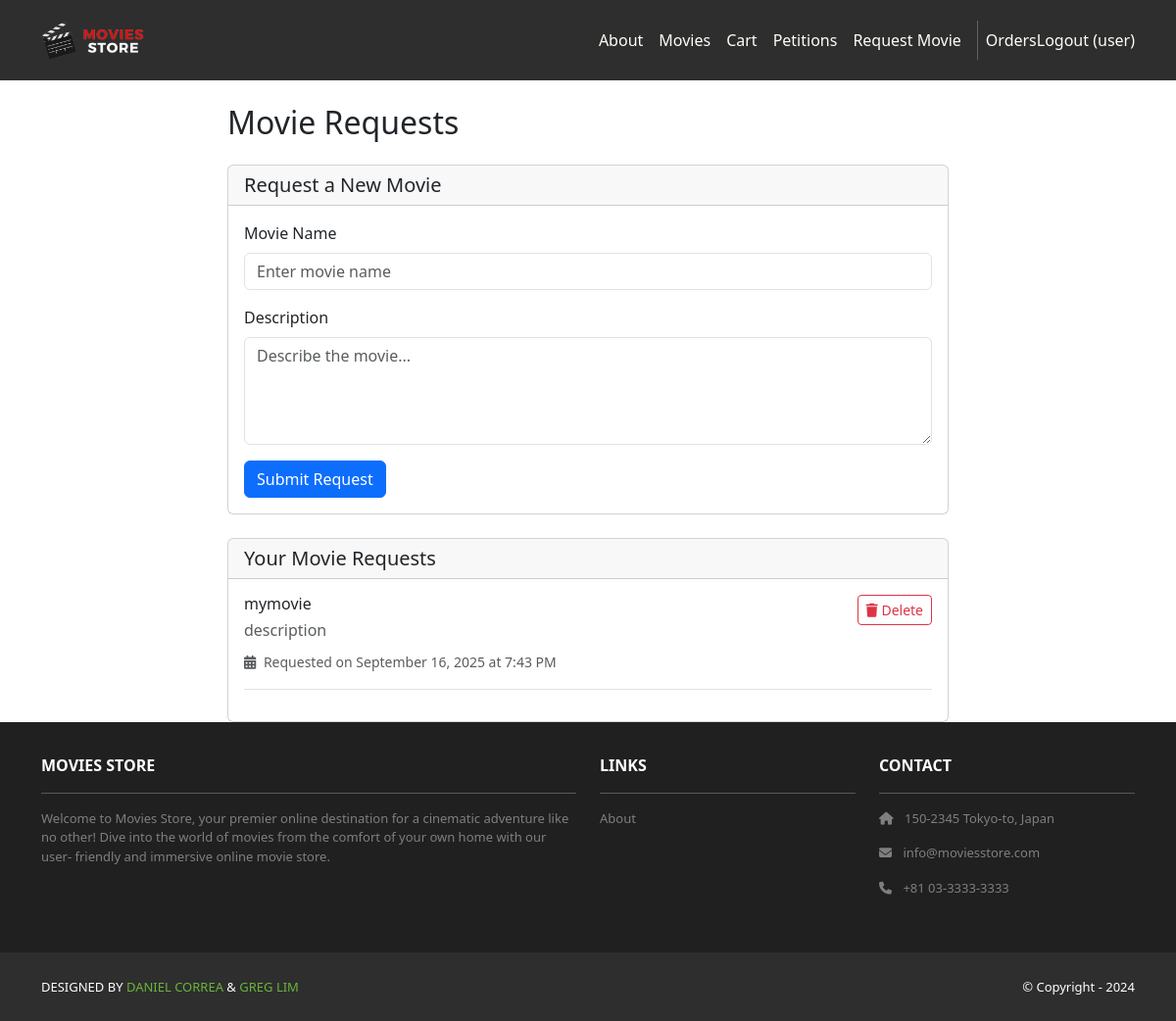
The app's page /movies/requests/ (signed in) with its own data.
### movies/models.py (models this page shows, shortened)
class MovieRequest(models.Model):
    id = models.AutoField(primary_key=True)
    name = models.CharField(max_length=255)
    description = models.TextField()
    date = models.DateTimeField(auto_now_add=True)
    user = models.ForeignKey(User,
        on_delete=models.CASCADE)

### movies/views.py (the view, shortened to what this page needs)
# urls.py: path('requests/', views.movie_requests, name='movies.movie_requests'),
@login_required
def movie_requests(request):
    template_data = {}
    template_data['title'] = 'Movie Requests'
    template_data['movie_requests'] = MovieRequest.objects.filter(user=request.user).order_by('-date')
    return render(request, 'movies/movie_requests.html', {'template_data': template_data})

### movies/templates/movies/movie_requests.html (shortened to what this page needs)
{% extends 'base.html' %}
{% block content %}
<div class="container mt-4">
    <div class="row">
        <div class="col-md-8 mx-auto">
            <h2 class="mb-4">{{ template_data.title }}</h2>
            <div class="card mb-4">
                <div class="card-header">
                    <h5 class="mb-0">Request a New Movie</h5>
                </div>
                <div class="card-body">
                    <form method="POST">
                        <div class="mb-3">
                            <label for="name" class="form-label">Movie Name</label>
                            <input type="text" class="form-control" id="name" name="name"
                                   placeholder="Enter movie name" required>
                        </div>
                        <div class="mb-3">
                            <label for="description" class="form-label">Description</label>
                            <textarea class="form-control" id="description" name="description"
                                      rows="4" placeholder="Describe the movie..." required></textarea>
                        </div>
                        <button type="submit" class="btn btn-primary">Submit Request</button>
                    </form>
                </div>
            </div>
            <div class="card">
                <div class="card-header">
                    <h5 class="mb-0">Your Movie Requests</h5>
                </div>
                <div class="card-body">
                    {% if template_data.movie_requests %}
                        {% for request in template_data.movie_requests %}
                            <div class="border-bottom pb-3 mb-3">
                                <div class="d-flex justify-content-between align-items-start">
                                    <div class="flex-grow-1">
                                        <h6 class="mb-1">{{ request.name }}</h6>
                                        <p class="text-muted mb-2">{{ request.description }}</p>
                                        <small class="text-muted">
                                            <i class="fas fa-calendar-alt me-1"></i>
                                            Requested on {{ request.date|date:"F d, Y \a\t g:i A" }}
                                        </small>
                                    </div>
                                    <div class="ms-3">
                                        <a href="{% url 'movies.delete_movie_request' request.id %}"
                                           class="btn btn-outline-danger btn-sm"
                                           onclick="return confirm('Are you sure you want to delete this request?')">
                                            <i class="fas fa-trash"></i> Delete
                                        </a>
                                    </div>
                                </div>
                            </div>
                        {% endfor %}
                    {% else %}
                        <div class="text-center py-4">
                            <i class="fas fa-film fa-3x text-muted mb-3"></i>
                            <p class="text-muted">You haven't requested any movies yet.</p>
                            <p class="text-muted">Use the form above to request a movie to be added to our collection!</p>
                        </div>
                    {% endif %}
                </div>
            </div>
        </div>
    </div>
</div>
{% endblock content %}

### moviesstore/templates/base.html (shortened to what this page needs)
<!DOCTYPE html>
<html>
{% load static %}
  <head>
    <link href="https://cdn.jsdelivr.net/npm/bootstrap@5.3.3/dist/css/bootstrap.min.css" rel="stylesheet"
>
    <link rel="stylesheet"
        href="https://cdnjs.cloudflare.com/ajax/libs/font-awesome/6.1.1/css/all.min.css">
    <link rel="stylesheet" type="text/css"
          href="{% static 'css/style.css' %}">
  </head>
  <body>
     <nav class="p-3 navbar navbar-dark bg-dark
         navbar-expand-lg">
      <div class="container">
        <a class="navbar-brand"
           href="{% url 'home.index' %}">
          <img src="{% static 'img/logo.png' %}" alt="logo"
               height="40" />
        </a>
        <div class="collapse navbar-collapse"
             id="navbarNavAltMarkup">
          <div class="navbar-nav ms-auto navbar-ml">
            <a class="nav-link"
               href="{% url 'home.about' %}">About</a>
            <a class="nav-link" href=
              "{% url 'movies.index' %}">Movies</a>
            <a class="nav-link"
              href="{% url 'cart.index' %}">Cart</a>
            <a class="nav-link"
              href="{% url 'movies.petition_list' %}">Petitions</a>
            {% if user.is_authenticated %}
            <a class="nav-link"
              href="{% url 'movies.movie_requests' %}">Request Movie</a>
            {% endif %}
          </div>
          {% if user.is_authenticated %}
            <a class="nav-link"
                href="{% url 'accounts.orders' %}">Orders
            </a>
            <a class="nav-link"
              href="{% url 'accounts.logout' %}">Logout ({{ user.username }})</a>
            {% endif %}
        </div>
      </div>
    </nav>
    <div>
      {% block content %}
      {% endblock content %}
    </div>
     <section class="p-3 ms-footer d-none d-md-block">
      <div class="container">
        <div class="row mt-3 text-white">
          <div class="col-md-6 col-lg-6 col-xl-6
               mx-auto mb-4">
            <b>MOVIES STORE</b>
            <hr />
            <p>
              Welcome to Movies Store, your premier online
              destination for a cinematic adventure like no
              other! Dive into the world of movies from the
              comfort of your own home with our user-
              friendly and immersive online movie store.
            </p>
          </div>
          <div class="col-md-3 col-lg-3 col-xl-3
               mx-auto mb-4">
            <b>LINKS</b>
            <hr />
            <p><a class="nav-link"
              href="{% url 'home.about' %}">
              About
            </a></p>
          </div>
          <div class="col-md-3 col-lg-3 col-xl-3 mx-auto
               mb-4">
            <b>CONTACT</b>
            <hr />
            <p><i class="fas fa-home me-2"></i>
              150-2345 Tokyo-to, Japan
            </p>
            <p><i class="fas fa-envelope me-2"></i>
              info@moviesstore.com
            </p>
            <p><i class="fas fa-phone me-2"></i>
              +81 03-3333-3333
            </p>
          </div>
        </div>
      </div>
    </section>
    <section class="p-3 ms-footer-bottom bg-dark">
      <div class="container d-flex
           justify-content-between">
        <div class="me-5 text-white">
          <span>DESIGNED BY
            <a href="https://www.x.com/danielgarax"
            target="_blank">DANIEL CORREA</a> &
            <a href="https://www.x.com/greglim81"
            target="_blank">GREG LIM</a>
          </span>
        </div>
        <div class="text-white">
          <span>© Copyright - 2024</span>
        </div>
      </div>
    </section>
  </body>
</html>

### moviesstore/static/css/style.css (style rules this page uses)
.navbar a.nav-link { color: #FFFEF6 !important; }
.bg-dark { background-color: #2E2E2E !important; }
.ms-footer { background-color: #202020; }
.ms-footer p { color: #7F7F7F; font-size: 13px; }
.ms-footer-bottom span { font-size: 13px; line-height: 38px; }
.ms-footer-bottom a { color: #6ab43e; text-decoration: none; }

### records on screen
MovieRequest: name "mymovie", description "description", date "September 16, 2025 at 7:43 PM"

### other values on screen
{{ user.username }} "user"
{{ template_data.title }} "Movie Requests"
